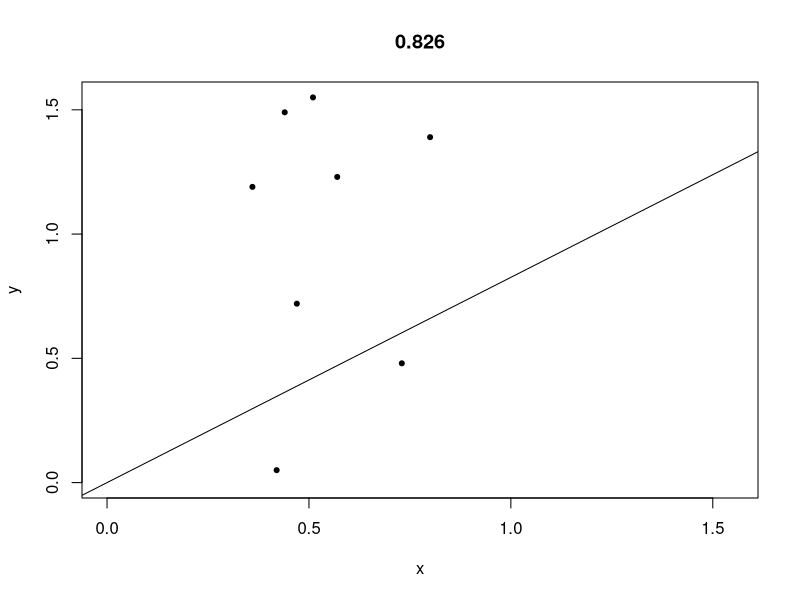
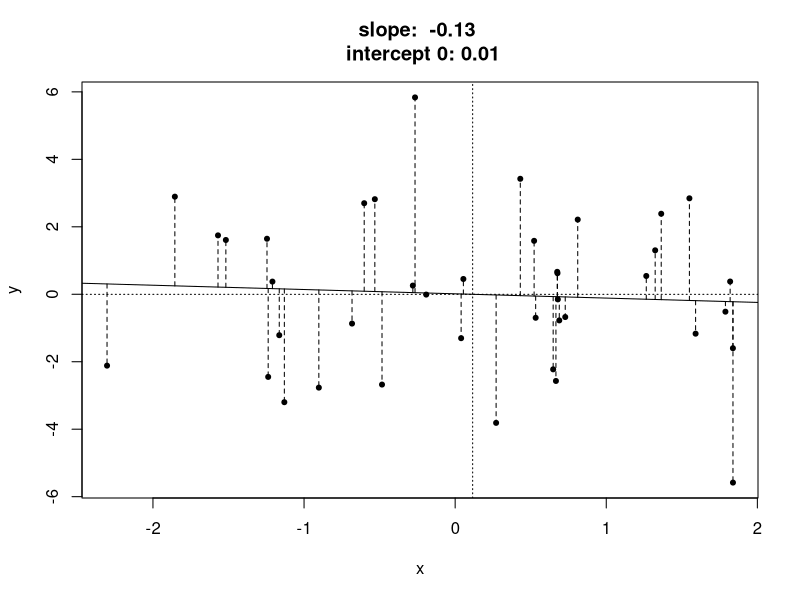

Generate these figures, in order, with R:
# Quiz 1

## 1
x <- c(0.18, -1.54, 0.42, 0.95)
w <- c(2, 1, 3, 1)
z <- mapply(function(x, w) {
    rep(x, w)
}, x, w)
z <- unlist(z)
mean(z)


## 2
x <- c(0.8, 0.47, 0.51, 0.73, 0.36, 0.58, 0.57, 0.85, 0.44, 0.42)
y <- c(1.39, 0.72, 1.55, 0.48, 1.19, -1.59, 1.23, -0.65, 1.49, 0.05)
max <- max(c(x, y))
slopes <- seq(0, 5, by=.001)
mse <- sapply(slopes, function(slope) {
    sum((y - x * slope) ^ 2)
})
slope <- slopes[which(mse==min(mse))]

plot(x, y, pch=20, xlim=c(0, max), ylim=c(0, max), main=slope)
abline(0, slope)


## 3
data(mtcars)
lm(mtcars$mpg ~ mtcars$wt)


## 6
x <- c(8.58, 10.46, 9.01, 9.64, 8.86)
(x - mean(x)) / sd(x)

## 7
x <- c(0.8, 0.47, 0.51, 0.73, 0.36, 0.58, 0.57, 0.85, 0.44, 0.42)
y <- c(1.39, 0.72, 1.55, 0.48, 1.19, -1.59, 1.23, -0.65, 1.49, 0.05)
x <- rnorm(40)
y <- rnorm(40, sd=2)
fit <- lm(y ~ x)
ic <- fit$coefficients[1]
slope <- fit$coefficients[2]
slope <- cov(x, y) / var(x)

plot(x, y, pch=20,
     main=paste("slope: ", round(slope,2), "\n",
                "intercept 0:", round(ic, 2)))
abline(fit)
abline(h=mean(y), v=mean(x), lty=3)
for(i in seq_along(fit$residuals)) {
    segments(x0=x[i], y0=x[i]*slope + ic, y1=y[i], lty=2)
}

# ## 9
# x <- c(0.8, 0.47, 0.51, 0.73, 0.36, 0.58, 0.57, 0.85, 0.44, 0.42)
# mean(x)